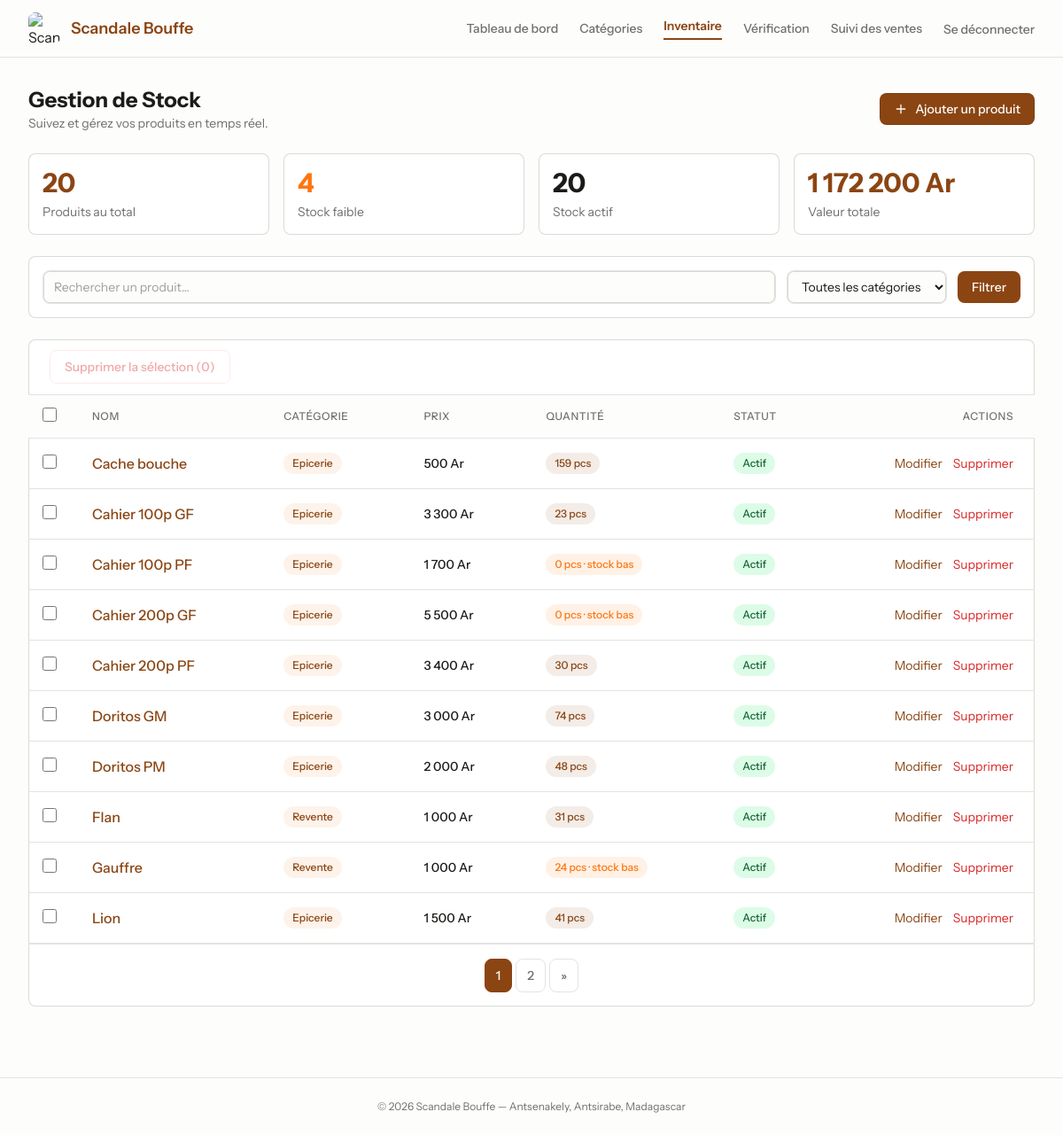
The page /inventory (signed in) on the database its author committed.
### tables this page shows
CREATE TABLE `products` (
  `id` bigint(20) UNSIGNED NOT NULL,
  `name` varchar(255) NOT NULL,
  `category_id` bigint(20) UNSIGNED DEFAULT NULL,
  `description` text DEFAULT NULL,
  `price` decimal(10,2) NOT NULL,
  `quantity` int(11) NOT NULL DEFAULT 0,
  `min_stock` int(11) NOT NULL DEFAULT 5,
  `unit` varchar(255) NOT NULL DEFAULT 'pcs',
  `image` varchar(255) DEFAULT NULL,
  `active` tinyint(1) NOT NULL DEFAULT 1,
  `created_at` timestamp NULL DEFAULT NULL,
  `updated_at` timestamp NULL DEFAULT NULL
);

CREATE TABLE `categories` (
  `id` bigint(20) UNSIGNED NOT NULL,
  `name` varchar(255) NOT NULL,
  `description` varchar(255) DEFAULT NULL,
  `created_at` timestamp NULL DEFAULT NULL,
  `updated_at` timestamp NULL DEFAULT NULL
);

### config/db.php (called while the page is built, shortened)
<?php
$dbHost = 'localhost';
$dbName = 'scandale_bouffe';
$dbUser = 'root';
$dbPass = '';
function url(string $path = ''): string {
    $base = BASE_URL === '' ? '' : BASE_URL . '/';
    return $base . ltrim($path, '/');
}
try {
    $pdo = new PDO(
        "mysql:host={$dbHost};dbname={$dbName};charset=utf8mb4",
        $dbUser,
        $dbPass,
        [
            PDO::ATTR_ERRMODE => PDO::ERRMODE_EXCEPTION,
            PDO::ATTR_DEFAULT_FETCH_MODE => PDO::FETCH_ASSOC,
        ]
    );
} catch (PDOException $e) {
    error_log("Erreur de connexion PDO : " . $e->getMessage());
    die("Impossible de se connecter à la base de données. Veuillez réessayer plus tard.");
}
function fetchAssoc(string $sql, array $params = []): array {
    global $pdo;
    $stmt = $pdo->prepare($sql);
    $stmt->execute($params);
    return $stmt->fetch() ?: [];
}
function fetchAllAssoc(string $sql, array $params = []): array {
    global $pdo;
    $stmt = $pdo->prepare($sql);
    $stmt->execute($params);
    return $stmt->fetchAll() ?: [];
}

### pages/inventory/index.php (the view, shortened to what this page needs)
<?php
$page = isset($_GET['page']) ? max(1, (int)$_GET['page']) : 1;
$perPage = 10;
$offset = ($page - 1) * $perPage;
$search = isset($_GET['search']) ? trim($_GET['search']) : '';
$categoryFilter = isset($_GET['category_id']) ? (int)$_GET['category_id'] : 0;
$where = 'WHERE 1=1';
$params = [];
$countRow = fetchAssoc("SELECT COUNT(*) AS cnt FROM products p $where", $params);
$totalItems = (int)($countRow['cnt'] ?? 0);
$totalPages = max(1, ceil($totalItems / $perPage));
$products = fetchAllAssoc(
    "SELECT p.*, c.name AS category_name FROM products p LEFT JOIN categories c ON c.id = p.category_id $where ORDER BY p.name ASC LIMIT $perPage OFFSET $offset",
    $params
);
$stats = fetchAssoc("SELECT COUNT(*) AS total, SUM(CASE WHEN quantity <= min_stock THEN 1 ELSE 0 END) AS low_stock, SUM(CASE WHEN active = 1 THEN 1 ELSE 0 END) AS active, COALESCE(SUM(CASE WHEN active = 1 THEN quantity * price ELSE 0 END), 0) AS total_value FROM products");
require __DIR__ . '/../layout.php';
?>
<div class="space-y-6">
    <header class="flex items-center justify-between">
        <div>
            <h1 class="text-2xl font-bold text-[#1b1b18] dark:text-[#FDFDFC]">Gestion de Stock</h1>
            <p class="text-sm text-[#706f6c] dark:text-[#A1A09A]">Suivez et gérez vos produits en temps réel.</p>
        </div>
        <a href="<?php echo url('inventory/create'); ?>"
           class="inline-flex items-center rounded-lg bg-[#8B4513] px-4 py-2 text-sm font-medium text-[#FDFDFC] shadow-[inset_0px_0px_0px_1px_rgba(26,26,0,0.16)] transition hover:bg-[#A0522D]">
            <svg class="me-2 h-4 w-4" fill="none" stroke="currentColor" viewBox="0 0 24 24">
                <path stroke-linecap="round" stroke-width="2" d="M12 5v14M5 12h14"/>
            </svg>
            Ajouter un produit
        </a>
    </header>
    <div class="grid grid-cols-4 gap-4">
        <div class="rounded-lg bg-white p-4 shadow-[inset_0px_0px_0px_1px_rgba(26,26,0,0.16)] dark:bg-[#161615]">
            <div class="text-3xl font-bold text-[#8B4513]"><?php echo (int)($stats['total'] ?? 0); ?></div>
            <div class="mt-1 text-sm text-[#706f6c] dark:text-[#A1A09A]">Produits au total</div>
        </div>
        <div class="rounded-lg bg-white p-4 shadow-[inset_0px_0px_0px_1px_rgba(26,26,0,0.16)] dark:bg-[#161615]">
            <div class="text-3xl font-bold text-[#FF750F]"><?php echo (int)($stats['low_stock'] ?? 0); ?></div>
            <div class="mt-1 text-sm text-[#706f6c] dark:text-[#A1A09A]">Stock faible</div>
        </div>
        <div class="rounded-lg bg-white p-4 shadow-[inset_0px_0px_0px_1px_rgba(26,26,0,0.16)] dark:bg-[#161615]">
            <div class="text-3xl font-bold text-[#1b1b18] dark:text-[#FDFDFC]"><?php echo (int)($stats['active'] ?? 0); ?></div>
            <div class="mt-1 text-sm text-[#706f6c] dark:text-[#A1A09A]">Stock actif</div>
        </div>
        <div class="rounded-lg bg-white p-4 shadow-[inset_0px_0px_0px_1px_rgba(26,26,0,0.16)] dark:bg-[#161615]">
            <div class="text-3xl font-bold text-[#8B4513]"><?php echo number_format((float)($stats['total_value'] ?? 0), 0, ',', ' '); ?> Ar</div>
            <div class="mt-1 text-sm text-[#706f6c] dark:text-[#A1A09A]">Valeur totale</div>
        </div>
    </div>
    <div class="rounded-lg bg-white p-4 shadow-[inset_0px_0px_0px_1px_rgba(26,26,0,0.16)] dark:bg-[#161615]">
        <form method="GET" action="<?php echo url('inventory'); ?>" class="flex flex-col gap-3 sm:flex-row sm:items-center">
            <input type="text" name="search" value="<?php echo htmlspecialchars($search); ?>" placeholder="Rechercher un produit…"
                   class="flex-1 rounded-lg border border-[#e3e3e0] bg-[#FDFDFC] px-3 py-2 text-sm text-[#1b1b18] shadow-[inset_0px_0px_0px_1px_rgba(26,26,0,0.16)] placeholder-[#A1A09A] focus:border-transparent focus:outline-none focus:ring-2 focus:ring-[#8B4513] dark:border-[#3E3E3A] dark:bg-[#0a0a0a] dark:text-[#FDFDFC]">
            <select name="category_id"
                    class="rounded-lg border border-[#e3e3e0] bg-[#FDFDFC] px-3 py-2 text-sm text-[#1b1b18] shadow-[inset_0px_0px_0px_1px_rgba(26,26,0,0.16)] focus:border-transparent focus:outline-none focus:ring-2 focus:ring-[#8B4513] dark:border-[#3E3E3A] dark:bg-[#0a0a0a] dark:text-[#FDFDFC]">
                <option value="0">Toutes les catégories</option>
            </select>
            <button type="submit"
                    class="inline-flex items-center justify-center rounded-lg bg-[#8B4513] px-4 py-2 text-sm font-medium text-[#FDFDFC] transition hover:bg-[#A0522D]">
                Filtrer
            </button>
        </form>
    </div>
    <div class="overflow-hidden rounded-lg bg-white shadow-[inset_0px_0px_0px_1px_rgba(26,26,0,0.16)] dark:bg-[#161615]">
        <?php if (empty($products)): ?>
            <div class="p-12 text-center">
                <p class="text-lg font-medium text-[#1b1b18] dark:text-[#FDFDFC]">Aucun produit en stock</p>
                <p class="mt-2 text-sm text-[#706f6c] dark:text-[#A1A09A]">
                    Commencez par ajouter votre premier produit.
                </p>
                <a href="<?php echo url('inventory/create'); ?>"
                   class="mt-6 inline-flex items-center rounded-lg bg-[#8B4513] px-4 py-2 text-sm font-medium text-[#FDFDFC] transition hover:bg-[#A0522D]">
                    Ajouter un produit
                </a>
            </div>
        <?php else: ?>
        <div class="flex items-center justify-between border-b border-[#e3e3e0] px-6 py-3 dark:border-[#3E3E3A]">
            <form method="POST" action="<?php echo url('inventory/bulk-destroy'); ?>" id="bulk-delete-form">
                <button type="submit" id="bulk-delete-btn" disabled
                        class="inline-flex items-center rounded-lg border border-red-200 px-4 py-2 text-sm font-medium text-red-600 transition hover:bg-red-50 disabled:cursor-not-allowed disabled:opacity-40 dark:border-red-900/30 dark:hover:bg-red-900/20">
                    Supprimer la sélection (<span id="selected-count">0</span>)
                </button>
            </form>
        </div>
        <div class="overflow-x-auto">
            <table class="min-w-full divide-y divide-[#e3e3e0] dark:divide-[#3E3E3A]">
                <thead class="bg-[#FDFDFC] dark:bg-[#1a1a1a]">
                    <tr>
                        <th class="w-12 px-4 py-3">
                            <input type="checkbox" id="select-all"
                                   class="h-4 w-4 rounded border-[#e3e3e0] text-[#8B4513] focus:ring-[#8B4513] dark:border-[#3E3E3A]">
                        </th>
                        <th class="px-6 py-3 text-left text-xs font-medium uppercase tracking-wider text-[#706f6c] dark:text-[#A1A09A]">Nom</th>
                        <th class="px-6 py-3 text-left text-xs font-medium uppercase tracking-wider text-[#706f6c] dark:text-[#A1A09A]">Catégorie</th>
                        <th class="px-6 py-3 text-left text-xs font-medium uppercase tracking-wider text-[#706f6c] dark:text-[#A1A09A]">Prix</th>
                        <th class="px-6 py-3 text-left text-xs font-medium uppercase tracking-wider text-[#706f6c] dark:text-[#A1A09A]">Quantité</th>
                        <th class="px-6 py-3 text-left text-xs font-medium uppercase tracking-wider text-[#706f6c] dark:text-[#A1A09A]">Statut</th>
                        <th class="px-6 py-3 text-right text-xs font-medium uppercase tracking-wider text-[#706f6c] dark:text-[#A1A09A]">Actions</th>
                    </tr>
                </thead>
                <tbody class="divide-y divide-[#e3e3e0] dark:divide-[#3E3E3A]">
                    <?php foreach ($products as $product): ?>
                    <tr class="transition hover:bg-[#FDFDFC] dark:hover:bg-[#1a1a1a]">
                        <td class="px-4 py-4">
                            <input type="checkbox" name="ids[]" value="<?php echo $product['id']; ?>"
                                   form="bulk-delete-form"
                                   class="row-checkbox h-4 w-4 rounded border-[#e3e3e0] text-[#8B4513] focus:ring-[#8B4513] dark:border-[#3E3E3A]">
                        </td>
                        <td class="px-6 py-4 font-medium text-[#1b1b18] dark:text-[#FDFDFC]">
                            <a href="<?php echo url('inventory/show?id=' . $product['id']); ?>" class="text-[#8B4513] hover:underline">
                                <?php echo htmlspecialchars($product['name']); ?>
                            </a>
                        </td>
                        <td class="px-6 py-4 text-sm">
                            <?php if ($product['category_name']): ?>
                                <span class="inline-flex items-center rounded-full bg-[#FDF3EA] px-2.5 py-1 text-xs font-medium text-[#8B4513] dark:bg-[#0a0a0a]">
                                    <?php echo htmlspecialchars($product['category_name']); ?>
                                </span>
                            <?php else: ?>
                                <span class="text-sm text-[#A1A09A]">—</span>
                            <?php endif; ?>
                        </td>
                        <td class="px-6 py-4 text-sm font-medium text-[#1b1b18] dark:text-[#FDFDFC]">
                            <?php echo number_format((float)$product['price'], 0, ',', ' '); ?> Ar
                        </td>
                        <td class="px-6 py-4 text-sm">
                            <?php if ((int)$product['quantity'] <= (int)$product['min_stock']): ?>
                                <span class="inline-flex items-center rounded-full bg-[#FF750F]/10 px-2.5 py-1 text-xs font-medium text-[#FF750F]">
                                    <?php echo (int)$product['quantity']; ?> <?php echo htmlspecialchars($product['unit']); ?> · stock bas
                                </span>
                            <?php else: ?>
                                <span class="inline-flex items-center rounded-full bg-[#8B4513]/10 px-2.5 py-1 text-xs font-medium text-[#8B4513]">
                                    <?php echo (int)$product['quantity']; ?> <?php echo htmlspecialchars($product['unit']); ?>
                                </span>
                            <?php endif; ?>
                        </td>
                        <td class="px-6 py-4 text-sm">
                            <span class="inline-flex items-center rounded-full px-2.5 py-1 text-xs font-medium <?php echo $product['active'] ? 'bg-green-100 text-green-800 dark:bg-green-900/30 dark:text-green-400' : 'bg-red-100 text-red-800 dark:bg-red-900/30 dark:text-red-400'; ?>">
                                <?php echo $product['active'] ? 'Actif' : 'Inactif'; ?>
                            </span>
                        </td>
                        <td class="px-6 py-4 text-right text-sm">
                            <div class="flex justify-end gap-3">
                                <a href="<?php echo url('inventory/edit?id=' . $product['id']); ?>" class="text-[#8B4513] hover:underline">Modifier</a>
                                <button type="button"
                                        onclick="openDeleteModal(<?php echo $product['id']; ?>, '<?php echo htmlspecialchars(addslashes($product['name'])); ?>')"
                                        class="text-red-600 hover:underline">Supprimer</button>
                            </div>
                        </td>
                    </tr>
                    <?php endforeach; ?>
                </tbody>
            </table>
        </div>
        <div class="border-t border-[#e3e3e0] px-6 py-4 dark:border-[#3E3E3A]">
            <?php if ($totalPages > 1): ?>
            <div class="flex items-center justify-center gap-1">
                <?php for ($i = max(1, $page - 2); $i <= min($totalPages, $page + 2); $i++): ?>
                    <?php if ($i === $page): ?>
                        <span class="px-3 py-2 rounded-lg text-sm font-medium border border-[#8B4513] bg-[#8B4513] text-[#FDFDFC]"><?php echo $i; ?></span>
                    <?php else: ?>
                        <a href="<?php echo url('inventory?page=' . $i . '&search=' . urlencode($search) . '&category_id=' . $categoryFilter); ?>" class="px-3 py-2 rounded-lg text-sm font-medium border border-[#e3e3e0] text-[#706f6c] dark:border-[#3E3E3A] dark:text-[#A1A09A] transition hover:bg-[#FDFDFC] dark:hover:bg-[#1a1a1a]"><?php echo $i; ?></a>
                    <?php endif; ?>
                <?php endfor; ?>
                <?php if ($page < $totalPages): ?>
                    <a href="<?php echo url('inventory?page=' . ($page + 1) . '&search=' . urlencode($search) . '&category_id=' . $categoryFilter); ?>" class="px-3 py-2 rounded-lg text-sm font-medium border border-[#e3e3e0] text-[#706f6c] dark:border-[#3E3E3A] dark:text-[#A1A09A] transition hover:bg-[#FDFDFC] dark:hover:bg-[#1a1a1a]">&raquo;</a>
                <?php endif; ?>
            </div>
            <?php endif; ?>
        </div>
        <?php endif; ?>
    </div>
</div>
<?php require __DIR__ . '/../layout_footer.php'; ?>

### css/styles.css (style rules this page uses)
:root { --primary: #8B4513; --light-bg: #FDFDFC; --dark-bg: #0a0a0a; --text: #1b1b18; --muted: #706f6c; --accent-orange: #FF750F; --border-light: #e3e3e0; --transition-fast: 0.2s ease; }
table th, table td { border-bottom: 1px solid var(--border-light); }

### rows shown on the page
products: name "Cache bouche", category.name "Epicerie", price "500", quantity "159", unit "pcs", active "Actif"
products: name "Cahier 100p GF", category.name "Epicerie", price "3 300", quantity "23", unit "pcs", active "Actif"
products: name "Cahier 100p PF", category.name "Epicerie", price "1 700", quantity "0", unit "pcs", active "Actif"
products: name "Cahier 200p GF", category.name "Epicerie", price "5 500", quantity "0", unit "pcs", active "Actif"
products: name "Cahier 200p PF", category.name "Epicerie", price "3 400", quantity "30", unit "pcs", active "Actif"
products: name "Doritos GM", category.name "Epicerie", price "3 000", quantity "74", unit "pcs", active "Actif"
products: name "Doritos PM", category.name "Epicerie", price "2 000", quantity "48", unit "pcs", active "Actif"
products: name "Flan", category.name "Revente", price "1 000", quantity "31", unit "pcs", active "Actif"
products: name "Gauffre", category.name "Revente", price "1 000", quantity "24", unit "pcs", active "Actif"
products: name "Lion", category.name "Epicerie", price "1 500", quantity "41", unit "pcs", active "Actif"

### other values the page prints
$stats['total'] "20"
$stats['low_stock'] "4"
$stats['active'] "20"
$stats['total_value'] "1 172 200"
